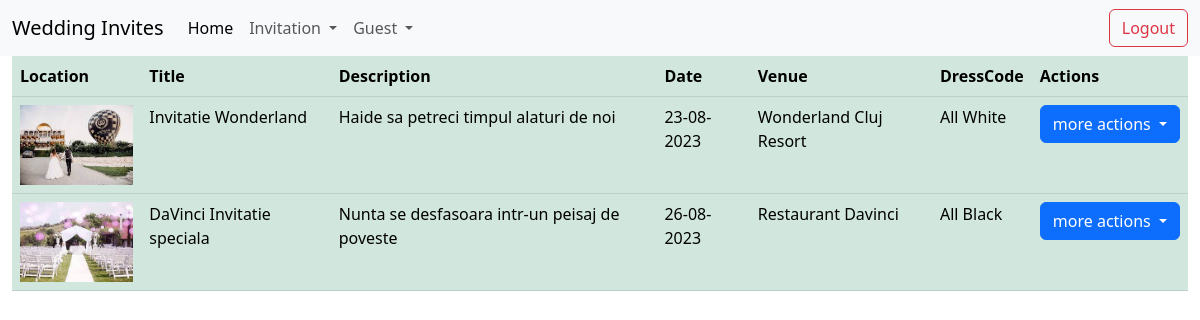
Screenshot of /list_invitation/ (signed in) with the database file from the repository.
### invitation/models.py (models this page shows, shortened)
class Invitation(models.Model):
    title = models.CharField(max_length=200)
    description = models.TextField()
    date = models.DateTimeField()
    venue = models.CharField(max_length=200)
    dress_code = models.CharField(max_length=100)
    img_upload = models.ImageField(upload_to='img/', null=True, blank=True)

### invitation/views.py (the view)
# urls.py: path('list_invitation/', views.InvitationListView.as_view(), name='list-invitation'),
class InvitationListView(LoginRequiredMixin,ListView):
    template_name = 'invitation/list_of_invitations.html'
    model = Invitation
    context_object_name = 'all_invitation'

### templates/invitation/list_of_invitations.html (shortened to what this page needs)
{% extends 'base.html' %}
{% load static %}
{% block content %}
    <div class="container-fluid">
        <div class="row">
            <div class="col-md-12">
                <table class="table table-success">
                    <thead>
                    <tr>
                        <th>Location</th>
                        <th>Title</th>
                        <th>Description</th>
                        <th>Date</th>
                        <th>Venue</th>
                        <th>DressCode</th>
                        <th>Actions</th>
                    </tr>
                    </thead>
                    <tbody>
                    {% for invitation in all_invitation %}
                        <tr>
                            <td>
                                {% if invitation.img_upload %}
                                    <img src="{{ invitation.img_upload.url }}" class="card-img-top" height="80"
                                         width="80"
                                         alt="Profile">
                                {% else %}
                                    <img src="{% static "images/img.png" %}" class="card-img-top" height="60"
                                         width="60" alt="Default image">
                                {% endif %}
                            </td>
                            <td>{{ invitation.title }}</td>
                            <td>{{ invitation.description }}</td>
                            <td>{{ invitation.date| date:'d-m-Y' }}</td>
                            <td>{{ invitation.venue }}
                            <td>{{ invitation.dress_code }}</td>
                            <td>
                                <div class="dropdown">
                                    <button class="btn btn-primary dropdown-toggle" type="button"
                                            data-bs-toggle="dropdown" aria-expanded="false">
                                        more actions
                                    </button>
                                </div>
                            </td>
                        </tr>
                    {% endfor %}
                    </tbody>
                </table>
            </div>
        </div>
    </div>
{% endblock %}

### templates/base.html (shortened to what this page needs)
{% load static %}
<!DOCTYPE html>
<html lang="en">
<head>
    <link href="https://cdn.jsdelivr.net/npm/bootstrap@5.3.0/dist/css/bootstrap.min.css" rel="stylesheet"
>
    <link rel="stylesheet" href="{% static 'css/my_style.css' %}">
</head>
<body>
{% include 'navbar.html' %}
{% block content %}{% endblock %}
</body>
</html>

### templates/navbar.html (shortened to what this page needs)
<nav class="navbar navbar-expand-lg bg-body-tertiary">
    <div class="container-fluid">
        <a class="navbar-brand" href="#">Wedding Invites</a>
        <div class="collapse navbar-collapse" id="navbarNav">
            <ul class="navbar-nav">
                <li class="nav-item">
                    <a class="nav-link active" aria-current="page" href="/">Home</a>
                </li>
                {% if user.is_authenticated %}
                    <li class="nav-item dropdown">
                        <a class="nav-link dropdown-toggle" href="#" role="button" data-bs-toggle="dropdown"
                           aria-expanded="false">
                            Invitation
                        </a>
                    </li>
                    <li class="nav-item dropdown">
                        <a class="nav-link dropdown-toggle" href="#" role="button" data-bs-toggle="dropdown"
                           aria-expanded="false">
                            Guest
                        </a>
                    </li>
                    </ul>
                {% endif %}
            {% if user.is_authenticated %}
                <div class="ms-auto">
                    <a href="{% url 'logout' %}" class="btn btn-outline-danger">Logout</a>
                    {% else %}
                </div>
                <div class="ms-auto">
                    <a href="{% url 'login' %}" class="btn btn-outline-success">Login</a>
                    <a href="{% url 'create-user' %}" class="btn btn-outline-secondary">Sign Up</a>
                </div>
            {% endif %}
        </div>
    </div>
</nav>

### rows the page displays
Invitation: img_upload (picture), title "Invitatie Wonderland", description "Haide sa petreci timpul alaturi de noi", date "23-08-2023", venue "Wonderland Cluj Resort", dress_code "All White"
Invitation: img_upload (picture), title "DaVinci Invitatie speciala", description "Nunta se desfasoara intr-un peisaj de poveste", date "26-08-2023", venue "Restaurant Davinci", dress_code "All Black"
